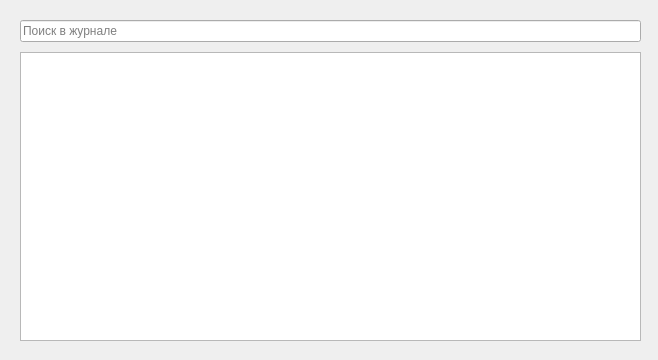
<?xml version="1.0" encoding="UTF-8"?>
<ui version="4.0">
 <class>Form</class>
 <widget class="QWidget" name="Form">
  <property name="geometry">
   <rect>
    <x>0</x>
    <y>0</y>
    <width>658</width>
    <height>360</height>
   </rect>
  </property>
  <property name="windowTitle">
   <string>Журнал (Подсказка при наведении на таблицу)</string>
  </property>
  <property name="windowIcon">
   <iconset>
    <normaloff>assets/icon_calc.ico</normaloff>assets/icon_calc.ico</iconset>
  </property>
  <widget class="QWidget" name="layoutWidget">
   <property name="geometry">
    <rect>
     <x>20</x>
     <y>20</y>
     <width>621</width>
     <height>321</height>
    </rect>
   </property>
   <layout class="QVBoxLayout" name="verticalLayout">
    <property name="spacing">
     <number>10</number>
    </property>
    <item>
     <widget class="QLineEdit" name="searchLine">
      <property name="placeholderText">
       <string>Поиск в журнале</string>
      </property>
     </widget>
    </item>
    <item>
     <widget class="QTableWidget" name="tableWidget"/>
    </item>
   </layout>
  </widget>
 </widget>
 <resources/>
 <connections/>
</ui>
